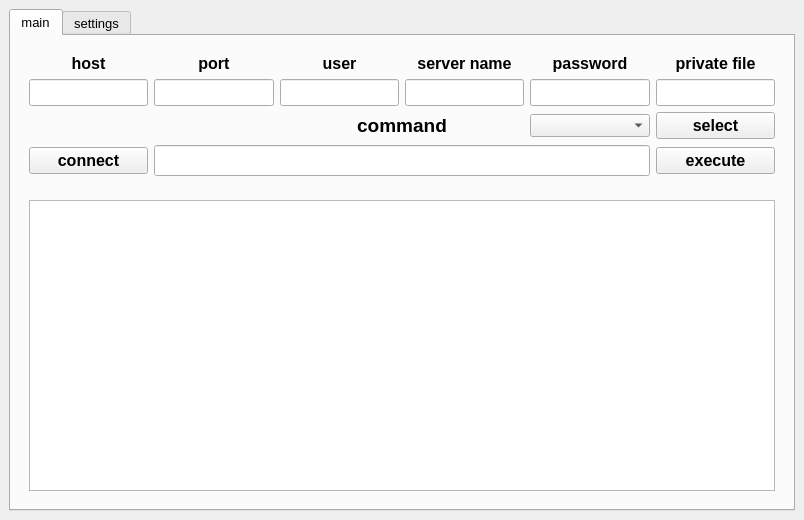
<?xml version="1.0" encoding="UTF-8"?>
<ui version="4.0">
 <class>Main</class>
 <widget class="QMainWindow" name="Main">
  <property name="geometry">
   <rect>
    <x>0</x>
    <y>0</y>
    <width>804</width>
    <height>520</height>
   </rect>
  </property>
  <property name="windowTitle">
   <string>ssh</string>
  </property>
  <widget class="QWidget" name="centralwidget">
   <layout class="QGridLayout" name="gridLayout">
    <item row="0" column="0">
     <widget class="QTabWidget" name="tabWidget">
      <property name="font">
       <font>
        <pointsize>10</pointsize>
       </font>
      </property>
      <property name="currentIndex">
       <number>0</number>
      </property>
      <widget class="QWidget" name="tab_1">
       <attribute name="title">
        <string>main</string>
       </attribute>
       <layout class="QVBoxLayout" name="verticalLayout">
        <item>
         <widget class="QWidget" name="widget" native="true">
          <layout class="QGridLayout" name="gridLayout_3">
           <item row="4" column="0">
            <widget class="QPushButton" name="pushButton_7">
             <property name="font">
              <font>
               <pointsize>12</pointsize>
               <weight>75</weight>
               <bold>true</bold>
              </font>
             </property>
             <property name="text">
              <string>connect</string>
             </property>
            </widget>
           </item>
           <item row="2" column="4">
            <widget class="QLineEdit" name="lineEdit_4">
             <property name="font">
              <font>
               <pointsize>12</pointsize>
              </font>
             </property>
            </widget>
           </item>
           <item row="2" column="5">
            <widget class="QLineEdit" name="lineEdit_5">
             <property name="font">
              <font>
               <pointsize>12</pointsize>
              </font>
             </property>
            </widget>
           </item>
           <item row="1" column="2">
            <widget class="QLabel" name="label_2">
             <property name="font">
              <font>
               <pointsize>12</pointsize>
               <weight>75</weight>
               <bold>true</bold>
              </font>
             </property>
             <property name="text">
              <string>port</string>
             </property>
             <property name="alignment">
              <set>Qt::AlignCenter</set>
             </property>
            </widget>
           </item>
           <item row="1" column="5">
            <widget class="QLabel" name="label_5">
             <property name="font">
              <font>
               <pointsize>12</pointsize>
               <weight>75</weight>
               <bold>true</bold>
              </font>
             </property>
             <property name="text">
              <string>password</string>
             </property>
             <property name="alignment">
              <set>Qt::AlignCenter</set>
             </property>
            </widget>
           </item>
           <item row="2" column="0">
            <widget class="QLineEdit" name="lineEdit">
             <property name="font">
              <font>
               <pointsize>12</pointsize>
              </font>
             </property>
            </widget>
           </item>
           <item row="1" column="4">
            <widget class="QLabel" name="label_4">
             <property name="font">
              <font>
               <pointsize>12</pointsize>
               <weight>75</weight>
               <bold>true</bold>
              </font>
             </property>
             <property name="text">
              <string>server name</string>
             </property>
             <property name="alignment">
              <set>Qt::AlignCenter</set>
             </property>
            </widget>
           </item>
           <item row="1" column="3">
            <widget class="QLabel" name="label_3">
             <property name="font">
              <font>
               <pointsize>12</pointsize>
               <weight>75</weight>
               <bold>true</bold>
              </font>
             </property>
             <property name="text">
              <string>user</string>
             </property>
             <property name="alignment">
              <set>Qt::AlignCenter</set>
             </property>
            </widget>
           </item>
           <item row="2" column="3">
            <widget class="QLineEdit" name="lineEdit_3">
             <property name="font">
              <font>
               <pointsize>12</pointsize>
              </font>
             </property>
            </widget>
           </item>
           <item row="1" column="0">
            <widget class="QLabel" name="label">
             <property name="font">
              <font>
               <pointsize>12</pointsize>
               <weight>75</weight>
               <bold>true</bold>
              </font>
             </property>
             <property name="text">
              <string>host</string>
             </property>
             <property name="alignment">
              <set>Qt::AlignCenter</set>
             </property>
            </widget>
           </item>
           <item row="2" column="6">
            <widget class="QLineEdit" name="lineEdit_15">
             <property name="font">
              <font>
               <pointsize>12</pointsize>
               <weight>50</weight>
               <bold>false</bold>
              </font>
             </property>
            </widget>
           </item>
           <item row="2" column="2">
            <widget class="QLineEdit" name="lineEdit_2">
             <property name="font">
              <font>
               <pointsize>12</pointsize>
              </font>
             </property>
             <property name="text">
              <string/>
             </property>
            </widget>
           </item>
           <item row="4" column="6">
            <widget class="QPushButton" name="pushButton">
             <property name="font">
              <font>
               <pointsize>12</pointsize>
               <weight>75</weight>
               <bold>true</bold>
              </font>
             </property>
             <property name="text">
              <string>execute</string>
             </property>
            </widget>
           </item>
           <item row="1" column="6">
            <widget class="QLabel" name="label_15">
             <property name="font">
              <font>
               <pointsize>12</pointsize>
               <weight>75</weight>
               <bold>true</bold>
              </font>
             </property>
             <property name="text">
              <string>private file</string>
             </property>
             <property name="alignment">
              <set>Qt::AlignCenter</set>
             </property>
            </widget>
           </item>
           <item row="4" column="2" colspan="4">
            <widget class="QLineEdit" name="lineEdit_6">
             <property name="font">
              <font>
               <pointsize>14</pointsize>
              </font>
             </property>
            </widget>
           </item>
           <item row="3" column="3" colspan="2">
            <widget class="QLabel" name="label_6">
             <property name="font">
              <font>
               <pointsize>14</pointsize>
               <weight>75</weight>
               <bold>true</bold>
              </font>
             </property>
             <property name="text">
              <string>command</string>
             </property>
             <property name="alignment">
              <set>Qt::AlignCenter</set>
             </property>
            </widget>
           </item>
           <item row="3" column="5">
            <widget class="QComboBox" name="comboBox">
             <property name="font">
              <font>
               <weight>75</weight>
               <bold>true</bold>
              </font>
             </property>
             <item>
              <property name="text">
               <string/>
              </property>
             </item>
            </widget>
           </item>
           <item row="3" column="6">
            <widget class="QPushButton" name="pushButton_8">
             <property name="font">
              <font>
               <pointsize>12</pointsize>
               <weight>75</weight>
               <bold>true</bold>
              </font>
             </property>
             <property name="text">
              <string>select</string>
             </property>
            </widget>
           </item>
          </layout>
         </widget>
        </item>
        <item>
         <widget class="QWidget" name="widget_2" native="true">
          <layout class="QGridLayout" name="gridLayout_2">
           <item row="0" column="0">
            <widget class="QTextBrowser" name="textBrowser">
             <property name="font">
              <font>
               <pointsize>12</pointsize>
              </font>
             </property>
            </widget>
           </item>
          </layout>
         </widget>
        </item>
       </layout>
      </widget>
      <widget class="QWidget" name="tab_2">
       <attribute name="title">
        <string>settings</string>
       </attribute>
       <layout class="QGridLayout" name="gridLayout_4">
        <item row="0" column="0">
         <widget class="QWidget" name="widget_3" native="true">
          <layout class="QGridLayout" name="gridLayout_5">
           <item row="1" column="3">
            <widget class="QLineEdit" name="lineEdit_10">
             <property name="font">
              <font>
               <pointsize>10</pointsize>
               <weight>75</weight>
               <bold>true</bold>
              </font>
             </property>
             <property name="text">
              <string/>
             </property>
            </widget>
           </item>
           <item row="1" column="2">
            <widget class="QLineEdit" name="lineEdit_9">
             <property name="font">
              <font>
               <pointsize>10</pointsize>
               <weight>75</weight>
               <bold>true</bold>
              </font>
             </property>
             <property name="text">
              <string/>
             </property>
            </widget>
           </item>
           <item row="1" column="0">
            <widget class="QLineEdit" name="lineEdit_7">
             <property name="font">
              <font>
               <pointsize>10</pointsize>
               <weight>75</weight>
               <bold>true</bold>
              </font>
             </property>
             <property name="text">
              <string/>
             </property>
            </widget>
           </item>
           <item row="3" column="0" colspan="4">
            <widget class="QLineEdit" name="lineEdit_12">
             <property name="font">
              <font>
               <pointsize>10</pointsize>
               <weight>75</weight>
               <bold>true</bold>
              </font>
             </property>
             <property name="text">
              <string/>
             </property>
            </widget>
           </item>
           <item row="1" column="1">
            <widget class="QLineEdit" name="lineEdit_8">
             <property name="font">
              <font>
               <pointsize>10</pointsize>
               <weight>75</weight>
               <bold>true</bold>
              </font>
             </property>
             <property name="text">
              <string/>
             </property>
            </widget>
           </item>
           <item row="0" column="1">
            <widget class="QLabel" name="label_8">
             <property name="font">
              <font>
               <pointsize>10</pointsize>
               <weight>75</weight>
               <bold>true</bold>
              </font>
             </property>
             <property name="text">
              <string>port</string>
             </property>
            </widget>
           </item>
           <item row="3" column="4">
            <widget class="QPushButton" name="pushButton_2">
             <property name="font">
              <font>
               <pointsize>10</pointsize>
               <weight>75</weight>
               <bold>true</bold>
              </font>
             </property>
             <property name="text">
              <string>execute</string>
             </property>
            </widget>
           </item>
           <item row="0" column="0">
            <widget class="QLabel" name="label_7">
             <property name="font">
              <font>
               <pointsize>10</pointsize>
               <weight>75</weight>
               <bold>true</bold>
              </font>
             </property>
             <property name="text">
              <string>server_name</string>
             </property>
            </widget>
           </item>
           <item row="0" column="2">
            <widget class="QLabel" name="label_9">
             <property name="font">
              <font>
               <pointsize>10</pointsize>
               <weight>75</weight>
               <bold>true</bold>
              </font>
             </property>
             <property name="text">
              <string>user</string>
             </property>
            </widget>
           </item>
           <item row="2" column="0">
            <widget class="QLabel" name="label_12">
             <property name="font">
              <font>
               <pointsize>10</pointsize>
               <weight>75</weight>
               <bold>true</bold>
              </font>
             </property>
             <property name="text">
              <string>keygen</string>
             </property>
            </widget>
           </item>
           <item row="0" column="3">
            <widget class="QLabel" name="label_10">
             <property name="font">
              <font>
               <pointsize>10</pointsize>
               <weight>75</weight>
               <bold>true</bold>
              </font>
             </property>
             <property name="text">
              <string>password</string>
             </property>
            </widget>
           </item>
           <item row="4" column="0">
            <spacer name="verticalSpacer">
             <property name="orientation">
              <enum>Qt::Vertical</enum>
             </property>
             <property name="sizeHint" stdset="0">
              <size>
               <width>20</width>
               <height>40</height>
              </size>
             </property>
            </spacer>
           </item>
           <item row="1" column="4">
            <widget class="QPushButton" name="pushButton_10">
             <property name="font">
              <font>
               <weight>75</weight>
               <bold>true</bold>
              </font>
             </property>
             <property name="text">
              <string>generate</string>
             </property>
            </widget>
           </item>
          </layout>
         </widget>
        </item>
        <item row="1" column="0">
         <widget class="QWidget" name="widget_4" native="true">
          <layout class="QGridLayout" name="gridLayout_6">
           <item row="10" column="6">
            <widget class="QPushButton" name="pushButton_5">
             <property name="font">
              <font>
               <pointsize>12</pointsize>
               <weight>75</weight>
               <bold>true</bold>
              </font>
             </property>
             <property name="text">
              <string>move</string>
             </property>
            </widget>
           </item>
           <item row="9" column="0">
            <widget class="QLabel" name="label_13">
             <property name="font">
              <font>
               <pointsize>12</pointsize>
               <weight>75</weight>
               <bold>true</bold>
              </font>
             </property>
             <property name="text">
              <string>from</string>
             </property>
            </widget>
           </item>
           <item row="11" column="1" colspan="6">
            <spacer name="horizontalSpacer">
             <property name="orientation">
              <enum>Qt::Horizontal</enum>
             </property>
             <property name="sizeHint" stdset="0">
              <size>
               <width>40</width>
               <height>20</height>
              </size>
             </property>
            </spacer>
           </item>
           <item row="11" column="0">
            <widget class="QPushButton" name="pushButton_6">
             <property name="font">
              <font>
               <pointsize>12</pointsize>
               <weight>75</weight>
               <bold>true</bold>
              </font>
             </property>
             <property name="text">
              <string>service ssh reload</string>
             </property>
            </widget>
           </item>
           <item row="2" column="6">
            <widget class="QPushButton" name="pushButton_3">
             <property name="font">
              <font>
               <pointsize>12</pointsize>
               <weight>75</weight>
               <bold>true</bold>
              </font>
             </property>
             <property name="text">
              <string>change sshd file</string>
             </property>
            </widget>
           </item>
           <item row="3" column="6">
            <widget class="QPushButton" name="pushButton_4">
             <property name="font">
              <font>
               <pointsize>12</pointsize>
               <weight>75</weight>
               <bold>true</bold>
              </font>
             </property>
             <property name="text">
              <string>restore</string>
             </property>
            </widget>
           </item>
           <item row="1" column="0" colspan="6">
            <widget class="QFrame" name="frame_2">
             <property name="frameShape">
              <enum>QFrame::StyledPanel</enum>
             </property>
             <property name="frameShadow">
              <enum>QFrame::Raised</enum>
             </property>
             <layout class="QGridLayout" name="gridLayout_8">
              <item row="0" column="0">
               <widget class="QCheckBox" name="checkBox">
                <property name="text">
                 <string>PubkeyAuthentication</string>
                </property>
                <property name="checked">
                 <bool>true</bool>
                </property>
               </widget>
              </item>
              <item row="0" column="2">
               <widget class="QRadioButton" name="radioButton_4">
                <property name="text">
                 <string>PubkeyAuthentication no</string>
                </property>
               </widget>
              </item>
              <item row="0" column="1">
               <widget class="QRadioButton" name="radioButton_3">
                <property name="text">
                 <string>PubkeyAuthentication yes</string>
                </property>
                <property name="checked">
                 <bool>true</bool>
                </property>
               </widget>
              </item>
             </layout>
            </widget>
           </item>
           <item row="2" column="0" colspan="6">
            <widget class="QFrame" name="frame">
             <property name="frameShape">
              <enum>QFrame::StyledPanel</enum>
             </property>
             <property name="frameShadow">
              <enum>QFrame::Raised</enum>
             </property>
             <layout class="QGridLayout" name="gridLayout_7">
              <item row="0" column="2">
               <widget class="QRadioButton" name="radioButton">
                <property name="text">
                 <string>PermitRootLogin no</string>
                </property>
                <property name="checked">
                 <bool>true</bool>
                </property>
               </widget>
              </item>
              <item row="0" column="0">
               <widget class="QCheckBox" name="checkBox_4">
                <property name="text">
                 <string>PermitRootLogin</string>
                </property>
                <property name="checked">
                 <bool>true</bool>
                </property>
               </widget>
              </item>
              <item row="0" column="1">
               <widget class="QRadioButton" name="radioButton_2">
                <property name="text">
                 <string>PermitRootLogin yes</string>
                </property>
                <property name="checked">
                 <bool>false</bool>
                </property>
               </widget>
              </item>
             </layout>
            </widget>
           </item>
           <item row="3" column="0" colspan="6">
            <widget class="QFrame" name="frame_3">
             <property name="frameShape">
              <enum>QFrame::StyledPanel</enum>
             </property>
             <property name="frameShadow">
              <enum>QFrame::Raised</enum>
             </property>
             <layout class="QGridLayout" name="gridLayout_9">
              <item row="0" column="1">
               <widget class="QRadioButton" name="radioButton_5">
                <property name="text">
                 <string>PasswordAuthentication yes</string>
                </property>
               </widget>
              </item>
              <item row="0" column="0">
               <widget class="QCheckBox" name="checkBox_2">
                <property name="text">
                 <string>PasswordAuthentication</string>
                </property>
                <property name="checked">
                 <bool>true</bool>
                </property>
               </widget>
              </item>
              <item row="0" column="2">
               <widget class="QRadioButton" name="radioButton_6">
                <property name="text">
                 <string>PasswordAuthentication no</string>
                </property>
                <property name="checked">
                 <bool>true</bool>
                </property>
               </widget>
              </item>
             </layout>
            </widget>
           </item>
           <item row="4" column="0" rowspan="2" colspan="6">
            <widget class="QFrame" name="frame_4">
             <property name="frameShape">
              <enum>QFrame::StyledPanel</enum>
             </property>
             <property name="frameShadow">
              <enum>QFrame::Raised</enum>
             </property>
             <layout class="QGridLayout" name="gridLayout_10">
              <item row="0" column="0">
               <widget class="QCheckBox" name="checkBox_3">
                <property name="text">
                 <string>AuthorizedKeysFile &lt;path&gt;</string>
                </property>
                <property name="checked">
                 <bool>true</bool>
                </property>
               </widget>
              </item>
              <item row="0" column="1">
               <widget class="QLineEdit" name="lineEdit_11">
                <property name="font">
                 <font>
                  <pointsize>10</pointsize>
                  <weight>75</weight>
                  <bold>true</bold>
                 </font>
                </property>
                <property name="text">
                 <string>.ssh/{server}.pub</string>
                </property>
               </widget>
              </item>
             </layout>
            </widget>
           </item>
           <item row="10" column="0" colspan="2">
            <widget class="QLineEdit" name="lineEdit_13">
             <property name="font">
              <font>
               <pointsize>10</pointsize>
               <weight>75</weight>
               <bold>true</bold>
              </font>
             </property>
             <property name="text">
              <string>/etc/ssh/{server}*</string>
             </property>
            </widget>
           </item>
           <item row="10" column="2" colspan="4">
            <widget class="QLineEdit" name="lineEdit_14">
             <property name="font">
              <font>
               <pointsize>10</pointsize>
               <weight>75</weight>
               <bold>true</bold>
              </font>
             </property>
             <property name="text">
              <string>/home/{user}/.ssh/</string>
             </property>
            </widget>
           </item>
           <item row="9" column="2" colspan="2">
            <widget class="QLabel" name="label_14">
             <property name="font">
              <font>
               <pointsize>12</pointsize>
               <weight>75</weight>
               <bold>true</bold>
              </font>
             </property>
             <property name="text">
              <string>to</string>
             </property>
            </widget>
           </item>
           <item row="1" column="6">
            <widget class="QPushButton" name="pushButton_9">
             <property name="font">
              <font>
               <pointsize>12</pointsize>
               <weight>75</weight>
               <bold>true</bold>
              </font>
             </property>
             <property name="text">
              <string>backup</string>
             </property>
            </widget>
           </item>
          </layout>
         </widget>
        </item>
       </layout>
      </widget>
     </widget>
    </item>
   </layout>
  </widget>
 </widget>
 <tabstops>
  <tabstop>pushButton_7</tabstop>
  <tabstop>lineEdit_4</tabstop>
  <tabstop>lineEdit_5</tabstop>
  <tabstop>lineEdit</tabstop>
  <tabstop>lineEdit_3</tabstop>
  <tabstop>lineEdit_15</tabstop>
  <tabstop>lineEdit_2</tabstop>
  <tabstop>tabWidget</tabstop>
  <tabstop>pushButton</tabstop>
  <tabstop>lineEdit_6</tabstop>
  <tabstop>comboBox</tabstop>
  <tabstop>pushButton_8</tabstop>
  <tabstop>textBrowser</tabstop>
  <tabstop>lineEdit_10</tabstop>
  <tabstop>lineEdit_9</tabstop>
  <tabstop>lineEdit_7</tabstop>
  <tabstop>lineEdit_12</tabstop>
  <tabstop>lineEdit_8</tabstop>
  <tabstop>pushButton_2</tabstop>
  <tabstop>pushButton_5</tabstop>
  <tabstop>pushButton_6</tabstop>
  <tabstop>pushButton_3</tabstop>
  <tabstop>pushButton_4</tabstop>
  <tabstop>checkBox</tabstop>
  <tabstop>radioButton_4</tabstop>
  <tabstop>radioButton_3</tabstop>
  <tabstop>radioButton</tabstop>
  <tabstop>checkBox_4</tabstop>
  <tabstop>radioButton_2</tabstop>
  <tabstop>radioButton_5</tabstop>
  <tabstop>checkBox_2</tabstop>
  <tabstop>radioButton_6</tabstop>
  <tabstop>checkBox_3</tabstop>
  <tabstop>lineEdit_11</tabstop>
  <tabstop>lineEdit_13</tabstop>
  <tabstop>lineEdit_14</tabstop>
  <tabstop>pushButton_9</tabstop>
 </tabstops>
 <resources/>
 <connections/>
</ui>
